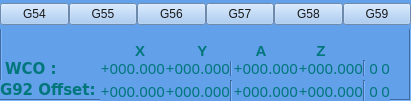
    <widget class="QFrame" name="frmRelG">
     <property name="geometry">
      <rect>
       <x>366</x>
       <y>50</y>
       <width>411</width>
       <height>101</height>
      </rect>
     </property>
     <property name="styleSheet">
      <string notr="true">background-color: rgb(98, 160, 234);
color:rgb(1, 118, 123)</string>
     </property>
     <property name="frameShape">
      <enum>QFrame::StyledPanel</enum>
     </property>
     <property name="frameShadow">
      <enum>QFrame::Raised</enum>
     </property>
     <widget class="QFrame" name="frmRelG54_59">
      <property name="geometry">
       <rect>
        <x>0</x>
        <y>0</y>
        <width>411</width>
        <height>101</height>
       </rect>
      </property>
      <property name="styleSheet">
       <string notr="true"/>
      </property>
      <property name="frameShape">
       <enum>QFrame::Box</enum>
      </property>
      <property name="frameShadow">
       <enum>QFrame::Sunken</enum>
      </property>
      <widget class="QWidget" name="frmCoordOffsetsValuesL4" native="true">
       <property name="geometry">
        <rect>
         <x>100</x>
         <y>60</y>
         <width>290</width>
         <height>16</height>
        </rect>
       </property>
       <property name="sizePolicy">
        <sizepolicy hsizetype="Expanding" vsizetype="Fixed">
         <horstretch>0</horstretch>
         <verstretch>0</verstretch>
        </sizepolicy>
       </property>
       <layout class="QHBoxLayout" name="horizontalLayout_23">
        <property name="spacing">
         <number>0</number>
        </property>
        <property name="leftMargin">
         <number>0</number>
        </property>
        <property name="topMargin">
         <number>0</number>
        </property>
        <property name="rightMargin">
         <number>0</number>
        </property>
        <property name="bottomMargin">
         <number>0</number>
        </property>
        <item>
         <widget class="QLabel" name="lblWcoX">
          <property name="sizePolicy">
           <sizepolicy hsizetype="Preferred" vsizetype="Fixed">
            <horstretch>0</horstretch>
            <verstretch>0</verstretch>
           </sizepolicy>
          </property>
          <property name="font">
           <font>
            <family>LED Calculator</family>
            <pointsize>11</pointsize>
           </font>
          </property>
          <property name="styleSheet">
           <string notr="true"/>
          </property>
          <property name="frameShape">
           <enum>QFrame::NoFrame</enum>
          </property>
          <property name="frameShadow">
           <enum>QFrame::Sunken</enum>
          </property>
          <property name="text">
           <string notr="true">+000.000</string>
          </property>
          <property name="alignment">
           <set>Qt::AlignRight|Qt::AlignTrailing|Qt::AlignVCenter</set>
          </property>
         </widget>
        </item>
        <item>
         <widget class="QLabel" name="lblWcoY">
          <property name="sizePolicy">
           <sizepolicy hsizetype="Preferred" vsizetype="Fixed">
            <horstretch>0</horstretch>
            <verstretch>0</verstretch>
           </sizepolicy>
          </property>
          <property name="font">
           <font>
            <family>LED Calculator</family>
            <pointsize>11</pointsize>
           </font>
          </property>
          <property name="styleSheet">
           <string notr="true"/>
          </property>
          <property name="frameShape">
           <enum>QFrame::NoFrame</enum>
          </property>
          <property name="frameShadow">
           <enum>QFrame::Sunken</enum>
          </property>
          <property name="text">
           <string notr="true">+000.000</string>
          </property>
          <property name="alignment">
           <set>Qt::AlignRight|Qt::AlignTrailing|Qt::AlignVCenter</set>
          </property>
         </widget>
        </item>
        <item>
         <widget class="Line" name="line_6">
          <property name="orientation">
           <enum>Qt::Vertical</enum>
          </property>
         </widget>
        </item>
        <item>
         <widget class="QLabel" name="lblWcoA">
          <property name="sizePolicy">
           <sizepolicy hsizetype="Preferred" vsizetype="Fixed">
            <horstretch>0</horstretch>
            <verstretch>0</verstretch>
           </sizepolicy>
          </property>
          <property name="font">
           <font>
            <family>LED Calculator</family>
            <pointsize>11</pointsize>
           </font>
          </property>
          <property name="styleSheet">
           <string notr="true"/>
          </property>
          <property name="frameShape">
           <enum>QFrame::NoFrame</enum>
          </property>
          <property name="frameShadow">
           <enum>QFrame::Sunken</enum>
          </property>
          <property name="text">
           <string notr="true">+000.000</string>
          </property>
          <property name="alignment">
           <set>Qt::AlignRight|Qt::AlignTrailing|Qt::AlignVCenter</set>
          </property>
         </widget>
        </item>
        <item>
         <widget class="QLabel" name="lblWcoZ">
          <property name="sizePolicy">
           <sizepolicy hsizetype="Preferred" vsizetype="Fixed">
            <horstretch>0</horstretch>
            <verstretch>0</verstretch>
           </sizepolicy>
          </property>
          <property name="font">
           <font>
            <family>LED Calculator</family>
            <pointsize>11</pointsize>
           </font>
          </property>
          <property name="styleSheet">
           <string notr="true"/>
          </property>
          <property name="frameShape">
           <enum>QFrame::NoFrame</enum>
          </property>
          <property name="frameShadow">
           <enum>QFrame::Sunken</enum>
          </property>
          <property name="text">
           <string notr="true">+000.000</string>
          </property>
          <property name="alignment">
           <set>Qt::AlignRight|Qt::AlignTrailing|Qt::AlignVCenter</set>
          </property>
         </widget>
        </item>
        <item>
         <widget class="Line" name="line_5">
          <property name="orientation">
           <enum>Qt::Vertical</enum>
          </property>
         </widget>
        </item>
        <item>
         <widget class="QLabel" name="lblWcoB">
          <property name="sizePolicy">
           <sizepolicy hsizetype="Preferred" vsizetype="Fixed">
            <horstretch>0</horstretch>
            <verstretch>0</verstretch>
           </sizepolicy>
          </property>
          <property name="maximumSize">
           <size>
            <width>15</width>
            <height>16777215</height>
           </size>
          </property>
          <property name="font">
           <font>
            <family>LED Calculator</family>
            <pointsize>11</pointsize>
           </font>
          </property>
          <property name="styleSheet">
           <string notr="true"/>
          </property>
          <property name="frameShape">
           <enum>QFrame::NoFrame</enum>
          </property>
          <property name="frameShadow">
           <enum>QFrame::Sunken</enum>
          </property>
          <property name="text">
           <string notr="true">0</string>
          </property>
          <property name="alignment">
           <set>Qt::AlignRight|Qt::AlignTrailing|Qt::AlignVCenter</set>
          </property>
         </widget>
        </item>
        <item>
         <widget class="QLabel" name="lblWcoC">
          <property name="sizePolicy">
           <sizepolicy hsizetype="Preferred" vsizetype="Fixed">
            <horstretch>0</horstretch>
            <verstretch>0</verstretch>
           </sizepolicy>
          </property>
          <property name="font">
           <font>
            <family>LED Calculator</family>
            <pointsize>11</pointsize>
           </font>
          </property>
          <property name="styleSheet">
           <string notr="true"/>
          </property>
          <property name="frameShape">
           <enum>QFrame::NoFrame</enum>
          </property>
          <property name="frameShadow">
           <enum>QFrame::Sunken</enum>
          </property>
          <property name="text">
           <string notr="true">0</string>
          </property>
          <property name="alignment">
           <set>Qt::AlignRight|Qt::AlignTrailing|Qt::AlignVCenter</set>
          </property>
         </widget>
        </item>
       </layout>
      </widget>
      <widget class="QLabel" name="lblOffsetWco">
       <property name="geometry">
        <rect>
         <x>5</x>
         <y>60</y>
         <width>61</width>
         <height>18</height>
        </rect>
       </property>
       <property name="sizePolicy">
        <sizepolicy hsizetype="Minimum" vsizetype="Fixed">
         <horstretch>0</horstretch>
         <verstretch>0</verstretch>
        </sizepolicy>
       </property>
       <property name="font">
        <font>
         <family>DejaVu Sans</family>
         <pointsize>11</pointsize>
         <bold>true</bold>
        </font>
       </property>
       <property name="toolTip">
        <string>Working Coordinate Offset</string>
       </property>
       <property name="styleSheet">
        <string notr="true"/>
       </property>
       <property name="text">
        <string>WCO :</string>
       </property>
      </widget>
      <widget class="QWidget" name="frmCoordOffsetsValuesL1" native="true">
       <property name="geometry">
        <rect>
         <x>0</x>
         <y>0</y>
         <width>411</width>
         <height>29</height>
        </rect>
       </property>
       <property name="sizePolicy">
        <sizepolicy hsizetype="Preferred" vsizetype="Fixed">
         <horstretch>0</horstretch>
         <verstretch>0</verstretch>
        </sizepolicy>
       </property>
       <layout class="QHBoxLayout" name="horizontalLayout_6">
        <property name="spacing">
         <number>0</number>
        </property>
        <property name="leftMargin">
         <number>0</number>
        </property>
        <property name="topMargin">
         <number>0</number>
        </property>
        <property name="rightMargin">
         <number>0</number>
        </property>
        <property name="bottomMargin">
         <number>0</number>
        </property>
        <item>
         <widget class="QPushButton" name="btnG54">
          <property name="sizePolicy">
           <sizepolicy hsizetype="Fixed" vsizetype="Fixed">
            <horstretch>0</horstretch>
            <verstretch>0</verstretch>
           </sizepolicy>
          </property>
          <property name="styleSheet">
           <string notr="true">background:rgb(153, 193, 241);
color:rgb(24, 24, 24);</string>
          </property>
          <property name="text">
           <string>G54</string>
          </property>
         </widget>
        </item>
        <item>
         <widget class="QPushButton" name="btnG55">
          <property name="styleSheet">
           <string notr="true">background:rgb(153, 193, 241);
color:rgb(24, 24, 24);</string>
          </property>
          <property name="text">
           <string>G55</string>
          </property>
         </widget>
        </item>
        <item>
         <widget class="QPushButton" name="btnG56">
          <property name="styleSheet">
           <string notr="true">background:rgb(153, 193, 241);
color:rgb(24, 24, 24);</string>
          </property>
          <property name="text">
           <string>G56</string>
          </property>
         </widget>
        </item>
        <item>
         <widget class="QPushButton" name="btnG57">
          <property name="styleSheet">
           <string notr="true">background:rgb(153, 193, 241);
color:rgb(24, 24, 24);</string>
          </property>
          <property name="text">
           <string>G57</string>
          </property>
         </widget>
        </item>
        <item>
         <widget class="QPushButton" name="btnG58">
          <property name="styleSheet">
           <string notr="true">background:rgb(153, 193, 241);
color:rgb(24, 24, 24);</string>
          </property>
          <property name="text">
           <string>G58</string>
          </property>
         </widget>
        </item>
        <item>
         <widget class="QPushButton" name="btnG59">
          <property name="styleSheet">
           <string notr="true">background:rgb(153, 193, 241);
color:rgb(24, 24, 24);</string>
          </property>
          <property name="text">
           <string>G59</string>
          </property>
         </widget>
        </item>
       </layout>
      </widget>
      <widget class="QWidget" name="frmCoordOffsetsValuesL3" native="true">
       <property name="geometry">
        <rect>
         <x>100</x>
         <y>80</y>
         <width>290</width>
         <height>22</height>
        </rect>
       </property>
       <property name="sizePolicy">
        <sizepolicy hsizetype="Expanding" vsizetype="Fixed">
         <horstretch>0</horstretch>
         <verstretch>0</verstretch>
        </sizepolicy>
       </property>
       <property name="palette">
        <palette>
         <active>
          <colorrole role="WindowText">
           <brush brushstyle="SolidPattern">
            <color alpha="255">
             <red>1</red>
             <green>118</green>
             <blue>123</blue>
            </color>
           </brush>
          </colorrole>
          <colorrole role="Button">
           <brush brushstyle="SolidPattern">
            <color alpha="255">
             <red>98</red>
             <green>160</green>
             <blue>234</blue>
            </color>
           </brush>
          </colorrole>
          <colorrole role="Text">
           <brush brushstyle="SolidPattern">
            <color alpha="255">
             <red>1</red>
             <green>118</green>
             <blue>123</blue>
            </color>
           </brush>
          </colorrole>
          <colorrole role="ButtonText">
           <brush brushstyle="SolidPattern">
            <color alpha="255">
             <red>1</red>
             <green>118</green>
             <blue>123</blue>
            </color>
           </brush>
          </colorrole>
          <colorrole role="Base">
           <brush brushstyle="SolidPattern">
            <color alpha="255">
             <red>98</red>
             <green>160</green>
             <blue>234</blue>
            </color>
           </brush>
          </colorrole>
          <colorrole role="Window">
           <brush brushstyle="SolidPattern">
            <color alpha="255">
             <red>98</red>
             <green>160</green>
             <blue>234</blue>
            </color>
           </brush>
          </colorrole>
          <colorrole role="PlaceholderText">
           <brush brushstyle="SolidPattern">
            <color alpha="128">
             <red>1</red>
             <green>118</green>
             <blue>123</blue>
            </color>
           </brush>
          </colorrole>
         </active>
         <inactive>
          <colorrole role="WindowText">
           <brush brushstyle="SolidPattern">
            <color alpha="255">
             <red>1</red>
             <green>118</green>
             <blue>123</blue>
            </color>
           </brush>
          </colorrole>
          <colorrole role="Button">
           <brush brushstyle="SolidPattern">
            <color alpha="255">
             <red>98</red>
             <green>160</green>
             <blue>234</blue>
            </color>
           </brush>
          </colorrole>
          <colorrole role="Text">
           <brush brushstyle="SolidPattern">
            <color alpha="255">
             <red>1</red>
             <green>118</green>
             <blue>123</blue>
            </color>
           </brush>
          </colorrole>
          <colorrole role="ButtonText">
           <brush brushstyle="SolidPattern">
            <color alpha="255">
             <red>1</red>
             <green>118</green>
             <blue>123</blue>
            </color>
           </brush>
          </colorrole>
          <colorrole role="Base">
           <brush brushstyle="SolidPattern">
            <color alpha="255">
             <red>98</red>
             <green>160</green>
             <blue>234</blue>
            </color>
           </brush>
          </colorrole>
          <colorrole role="Window">
           <brush brushstyle="SolidPattern">
            <color alpha="255">
             <red>98</red>
             <green>160</green>
             <blue>234</blue>
            </color>
           </brush>
          </colorrole>
          <colorrole role="PlaceholderText">
           <brush brushstyle="SolidPattern">
            <color alpha="128">
             <red>1</red>
             <green>118</green>
             <blue>123</blue>
            </color>
           </brush>
          </colorrole>
         </inactive>
         <disabled>
          <colorrole role="WindowText">
           <brush brushstyle="SolidPattern">
            <color alpha="255">
             <red>1</red>
             <green>118</green>
             <blue>123</blue>
            </color>
           </brush>
          </colorrole>
          <colorrole role="Button">
           <brush brushstyle="SolidPattern">
            <color alpha="255">
             <red>98</red>
             <green>160</green>
             <blue>234</blue>
            </color>
           </brush>
          </colorrole>
          <colorrole role="Text">
           <brush brushstyle="SolidPattern">
            <color alpha="255">
             <red>1</red>
             <green>118</green>
             <blue>123</blue>
            </color>
           </brush>
          </colorrole>
          <colorrole role="ButtonText">
           <brush brushstyle="SolidPattern">
            <color alpha="255">
             <red>1</red>
             <green>118</green>
             <blue>123</blue>
            </color>
           </brush>
          </colorrole>
          <colorrole role="Base">
           <brush brushstyle="SolidPattern">
            <color alpha="255">
             <red>98</red>
             <green>160</green>
             <blue>234</blue>
            </color>
           </brush>
          </colorrole>
          <colorrole role="Window">
           <brush brushstyle="SolidPattern">
            <color alpha="255">
             <red>98</red>
             <green>160</green>
             <blue>234</blue>
            </color>
           </brush>
          </colorrole>
          <colorrole role="PlaceholderText">
           <brush brushstyle="SolidPattern">
            <color alpha="128">
             <red>1</red>
             <green>118</green>
             <blue>123</blue>
            </color>
           </brush>
          </colorrole>
         </disabled>
        </palette>
       </property>
       <layout class="QHBoxLayout" name="horizontalLayout_4">
        <property name="spacing">
         <number>0</number>
        </property>
        <property name="leftMargin">
         <number>0</number>
        </property>
        <property name="topMargin">
         <number>0</number>
        </property>
        <property name="rightMargin">
         <number>0</number>
        </property>
        <property name="bottomMargin">
         <number>0</number>
        </property>
        <item>
         <widget class="QLabel" name="lblG92X">
          <property name="sizePolicy">
           <sizepolicy hsizetype="Preferred" vsizetype="Fixed">
            <horstretch>0</horstretch>
            <verstretch>0</verstretch>
           </sizepolicy>
          </property>
          <property name="font">
           <font>
            <family>LED Calculator</family>
            <pointsize>11</pointsize>
           </font>
          </property>
          <property name="frameShape">
           <enum>QFrame::NoFrame</enum>
          </property>
          <property name="frameShadow">
           <enum>QFrame::Sunken</enum>
          </property>
          <property name="text">
           <string notr="true">+000.000</string>
          </property>
          <property name="alignment">
           <set>Qt::AlignRight|Qt::AlignTrailing|Qt::AlignVCenter</set>
          </property>
         </widget>
        </item>
        <item>
         <widget class="QLabel" name="lblG92Y">
          <property name="sizePolicy">
           <sizepolicy hsizetype="Preferred" vsizetype="Fixed">
            <horstretch>0</horstretch>
            <verstretch>0</verstretch>
           </sizepolicy>
          </property>
          <property name="font">
           <font>
            <family>LED Calculator</family>
            <pointsize>11</pointsize>
           </font>
          </property>
          <property name="frameShape">
           <enum>QFrame::NoFrame</enum>
          </property>
          <property name="frameShadow">
           <enum>QFrame::Sunken</enum>
          </property>
          <property name="text">
           <string notr="true">+000.000</string>
          </property>
          <property name="alignment">
           <set>Qt::AlignRight|Qt::AlignTrailing|Qt::AlignVCenter</set>
          </property>
         </widget>
        </item>
        <item>
         <widget class="Line" name="line_9">
          <property name="orientation">
           <enum>Qt::Vertical</enum>
          </property>
         </widget>
        </item>
        <item>
         <widget class="QLabel" name="lblG92Z">
          <property name="sizePolicy">
           <sizepolicy hsizetype="Preferred" vsizetype="Fixed">
            <horstretch>0</horstretch>
            <verstretch>0</verstretch>
           </sizepolicy>
          </property>
          <property name="font">
           <font>
            <family>LED Calculator</family>
            <pointsize>11</pointsize>
           </font>
          </property>
          <property name="frameShape">
           <enum>QFrame::NoFrame</enum>
          </property>
          <property name="frameShadow">
           <enum>QFrame::Sunken</enum>
          </property>
          <property name="text">
           <string notr="true">+000.000</string>
          </property>
          <property name="alignment">
           <set>Qt::AlignRight|Qt::AlignTrailing|Qt::AlignVCenter</set>
          </property>
         </widget>
        </item>
        <item>
         <widget class="QLabel" name="lblG92A">
          <property name="sizePolicy">
           <sizepolicy hsizetype="Preferred" vsizetype="Fixed">
            <horstretch>0</horstretch>
            <verstretch>0</verstretch>
           </sizepolicy>
          </property>
          <property name="font">
           <font>
            <family>LED Calculator</family>
            <pointsize>11</pointsize>
           </font>
          </property>
          <property name="frameShape">
           <enum>QFrame::NoFrame</enum>
          </property>
          <property name="frameShadow">
           <enum>QFrame::Sunken</enum>
          </property>
          <property name="text">
           <string notr="true">+000.000</string>
          </property>
          <property name="alignment">
           <set>Qt::AlignRight|Qt::AlignTrailing|Qt::AlignVCenter</set>
          </property>
         </widget>
        </item>
        <item>
         <widget class="Line" name="line_10">
          <property name="orientation">
           <enum>Qt::Vertical</enum>
          </property>
         </widget>
        </item>
        <item>
         <widget class="QLabel" name="lblG92B">
          <property name="sizePolicy">
           <sizepolicy hsizetype="Preferred" vsizetype="Fixed">
            <horstretch>0</horstretch>
            <verstretch>0</verstretch>
           </sizepolicy>
          </property>
          <property name="font">
           <font>
            <family>LED Calculator</family>
            <pointsize>11</pointsize>
           </font>
          </property>
          <property name="frameShape">
           <enum>QFrame::NoFrame</enum>
          </property>
          <property name="frameShadow">
           <enum>QFrame::Sunken</enum>
          </property>
          <property name="text">
           <string notr="true">0</string>
          </property>
          <property name="alignment">
           <set>Qt::AlignRight|Qt::AlignTrailing|Qt::AlignVCenter</set>
          </property>
         </widget>
        </item>
        <item>
         <widget class="QLabel" name="lblG92C">
          <property name="sizePolicy">
           <sizepolicy hsizetype="Preferred" vsizetype="Fixed">
            <horstretch>0</horstretch>
            <verstretch>0</verstretch>
           </sizepolicy>
          </property>
          <property name="font">
           <font>
            <family>LED Calculator</family>
            <pointsize>11</pointsize>
           </font>
          </property>
          <property name="frameShape">
           <enum>QFrame::NoFrame</enum>
          </property>
          <property name="frameShadow">
           <enum>QFrame::Sunken</enum>
          </property>
          <property name="text">
           <string notr="true">0</string>
          </property>
          <property name="alignment">
           <set>Qt::AlignRight|Qt::AlignTrailing|Qt::AlignVCenter</set>
          </property>
         </widget>
        </item>
       </layout>
      </widget>
      <widget class="QLabel" name="lblOffsetG92">
       <property name="geometry">
        <rect>
         <x>0</x>
         <y>80</y>
         <width>101</width>
         <height>19</height>
        </rect>
       </property>
       <property name="sizePolicy">
        <sizepolicy hsizetype="Minimum" vsizetype="Fixed">
         <horstretch>0</horstretch>
         <verstretch>0</verstretch>
        </sizepolicy>
       </property>
       <property name="font">
        <font>
         <family>DejaVu Sans</family>
         <pointsize>11</pointsize>
         <bold>true</bold>
        </font>
       </property>
       <property name="text">
        <string>G92 Offset:</string>
       </property>
      </widget>
      <widget class="QWidget" name="OfsetAxislbl" native="true">
       <property name="geometry">
        <rect>
         <x>110</x>
         <y>40</y>
         <width>241</width>
         <height>21</height>
        </rect>
       </property>
       <property name="sizePolicy">
        <sizepolicy hsizetype="Preferred" vsizetype="Fixed">
         <horstretch>0</horstretch>
         <verstretch>0</verstretch>
        </sizepolicy>
       </property>
       <property name="palette">
        <palette>
         <active>
          <colorrole role="WindowText">
           <brush brushstyle="SolidPattern">
            <color alpha="255">
             <red>1</red>
             <green>118</green>
             <blue>123</blue>
            </color>
           </brush>
          </colorrole>
          <colorrole role="Button">
           <brush brushstyle="SolidPattern">
            <color alpha="255">
             <red>98</red>
             <green>160</green>
             <blue>234</blue>
            </color>
           </brush>
          </colorrole>
          <colorrole role="Text">
           <brush brushstyle="SolidPattern">
            <color alpha="255">
             <red>1</red>
             <green>118</green>
             <blue>123</blue>
            </color>
           </brush>
          </colorrole>
          <colorrole role="ButtonText">
           <brush brushstyle="SolidPattern">
            <color alpha="255">
             <red>1</red>
             <green>118</green>
             <blue>123</blue>
            </color>
           </brush>
          </colorrole>
          <colorrole role="Base">
           <brush brushstyle="SolidPattern">
            <color alpha="255">
             <red>98</red>
             <green>160</green>
             <blue>234</blue>
            </color>
           </brush>
          </colorrole>
          <colorrole role="Window">
           <brush brushstyle="SolidPattern">
            <color alpha="255">
             <red>98</red>
             <green>160</green>
             <blue>234</blue>
            </color>
           </brush>
          </colorrole>
          <colorrole role="PlaceholderText">
           <brush brushstyle="SolidPattern">
            <color alpha="128">
             <red>1</red>
             <green>118</green>
             <blue>123</blue>
            </color>
           </brush>
          </colorrole>
         </active>
         <inactive>
          <colorrole role="WindowText">
           <brush brushstyle="SolidPattern">
            <color alpha="255">
             <red>1</red>
             <green>118</green>
             <blue>123</blue>
            </color>
           </brush>
          </colorrole>
          <colorrole role="Button">
           <brush brushstyle="SolidPattern">
            <color alpha="255">
             <red>98</red>
             <green>160</green>
             <blue>234</blue>
            </color>
           </brush>
          </colorrole>
          <colorrole role="Text">
           <brush brushstyle="SolidPattern">
            <color alpha="255">
             <red>1</red>
             <green>118</green>
             <blue>123</blue>
            </color>
           </brush>
          </colorrole>
          <colorrole role="ButtonText">
           <brush brushstyle="SolidPattern">
            <color alpha="255">
             <red>1</red>
             <green>118</green>
             <blue>123</blue>
            </color>
           </brush>
          </colorrole>
          <colorrole role="Base">
           <brush brushstyle="SolidPattern">
            <color alpha="255">
             <red>98</red>
             <green>160</green>
             <blue>234</blue>
            </color>
           </brush>
          </colorrole>
          <colorrole role="Window">
           <brush brushstyle="SolidPattern">
            <color alpha="255">
             <red>98</red>
             <green>160</green>
             <blue>234</blue>
            </color>
           </brush>
          </colorrole>
          <colorrole role="PlaceholderText">
           <brush brushstyle="SolidPattern">
            <color alpha="128">
             <red>1</red>
             <green>118</green>
             <blue>123</blue>
            </color>
           </brush>
          </colorrole>
         </inactive>
         <disabled>
          <colorrole role="WindowText">
           <brush brushstyle="SolidPattern">
            <color alpha="255">
             <red>1</red>
             <green>118</green>
             <blue>123</blue>
            </color>
           </brush>
          </colorrole>
          <colorrole role="Button">
           <brush brushstyle="SolidPattern">
            <color alpha="255">
             <red>98</red>
             <green>160</green>
             <blue>234</blue>
            </color>
           </brush>
          </colorrole>
          <colorrole role="Text">
           <brush brushstyle="SolidPattern">
            <color alpha="255">
             <red>1</red>
             <green>118</green>
             <blue>123</blue>
            </color>
           </brush>
          </colorrole>
          <colorrole role="ButtonText">
           <brush brushstyle="SolidPattern">
            <color alpha="255">
             <red>1</red>
             <green>118</green>
             <blue>123</blue>
            </color>
           </brush>
          </colorrole>
          <colorrole role="Base">
           <brush brushstyle="SolidPattern">
            <color alpha="255">
             <red>98</red>
             <green>160</green>
             <blue>234</blue>
            </color>
           </brush>
          </colorrole>
          <colorrole role="Window">
           <brush brushstyle="SolidPattern">
            <color alpha="255">
             <red>98</red>
             <green>160</green>
             <blue>234</blue>
            </color>
           </brush>
          </colorrole>
          <colorrole role="PlaceholderText">
           <brush brushstyle="SolidPattern">
            <color alpha="128">
             <red>1</red>
             <green>118</green>
             <blue>123</blue>
            </color>
           </brush>
          </colorrole>
         </disabled>
        </palette>
       </property>
       <layout class="QHBoxLayout" name="horizontalLayout_17">
        <property name="spacing">
         <number>0</number>
        </property>
        <property name="leftMargin">
         <number>0</number>
        </property>
        <property name="topMargin">
         <number>0</number>
        </property>
        <property name="rightMargin">
         <number>0</number>
        </property>
        <property name="bottomMargin">
         <number>0</number>
        </property>
        <item>
         <widget class="QLabel" name="label_7">
          <property name="font">
           <font>
            <pointsize>11</pointsize>
            <bold>true</bold>
            <strikeout>false</strikeout>
            <kerning>false</kerning>
           </font>
          </property>
          <property name="styleSheet">
           <string notr="true"/>
          </property>
          <property name="text">
           <string>X</string>
          </property>
          <property name="alignment">
           <set>Qt::AlignCenter</set>
          </property>
         </widget>
        </item>
        <item>
         <widget class="QLabel" name="label_27">
          <property name="font">
           <font>
            <pointsize>11</pointsize>
            <bold>true</bold>
           </font>
          </property>
          <property name="styleSheet">
           <string notr="true"/>
          </property>
          <property name="text">
           <string> Y</string>
          </property>
          <property name="alignment">
           <set>Qt::AlignCenter</set>
          </property>
         </widget>
        </item>
        <item>
         <widget class="QLabel" name="label_31">
          <property name="font">
           <font>
            <pointsize>11</pointsize>
            <bold>true</bold>
           </font>
          </property>
          <property name="styleSheet">
           <string notr="true"/>
          </property>
          <property name="text">
           <string>A</string>
          </property>
          <property name="alignment">
           <set>Qt::AlignCenter</set>
          </property>
         </widget>
        </item>
        <item>
         <widget class="QLabel" name="label_30">
          <property name="font">
           <font>
            <pointsize>11</pointsize>
            <bold>true</bold>
           </font>
          </property>
          <property name="styleSheet">
           <string notr="true"/>
          </property>
          <property name="text">
           <string>Z</string>
          </property>
          <property name="alignment">
           <set>Qt::AlignCenter</set>
          </property>
         </widget>
        </item>
       </layout>
      </widget>
     </widget>
    </widget>
